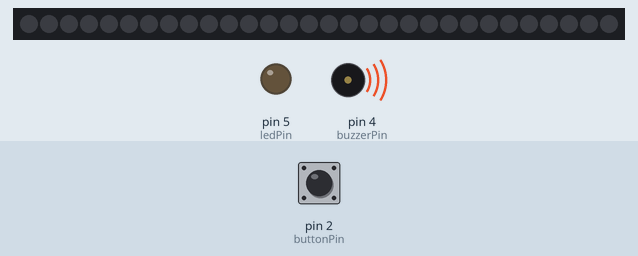
Simulated run of this sketch. Board: Arduino Uno, built with avr-gcc and run on an emulated ATmega328P. Parts: 30 RGB LEDs in strip order, left to right, output pins drawn as LEDs (lit = HIGH), buzzer (waves = sounding, pin HIGH). Inputs (shaded band) come from the test bench; at power-on: pin 2 (buttonPin) HIGH. Dim RGB values are drawn brighter than linear.

Above: at 1.2 s.
1.3 s: pin 2 (buttonPin) pulled LOW for 0.15 s
At 4.2 s:
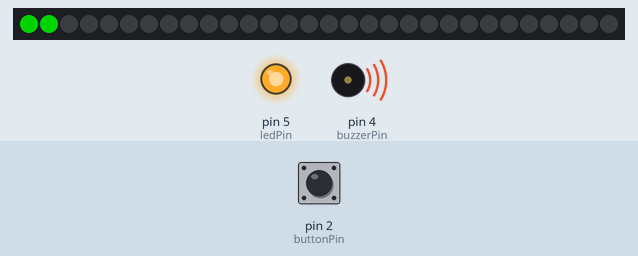
At 22.0 s:
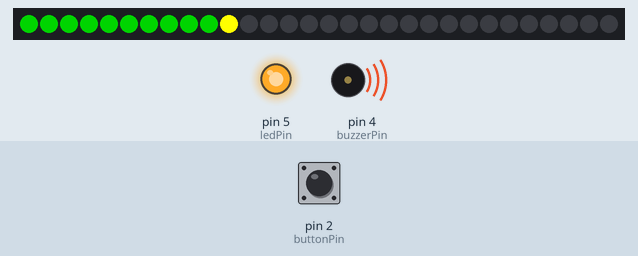
Timing chart, 0 to 23.5 s (numbered marks = the images above; inputs shaded):
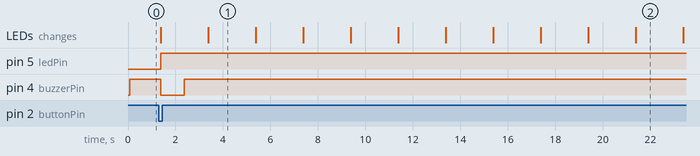

The sketch:

LED_TIMER.ino
```cpp
#include <FastLED.h>

#if FASTLED_VERSION < 3001000
#error "Requires" FastLED 3.1 or later: check github for latest code."
#endif

// How many leds in your strip?
#define NUM_LEDS 30
#define NUM_STEPS 3

// For led chips like Neopixels, which have a data line, ground, and power, you just
// need to define DATA_PIN.  For led chipsets that are SPI based (four wires - data, clock,
// ground, and power), like the LPD8806 define both DATA_PIN and CLOCK_PIN
#define DATA_PIN 7
#define CLOCK_PIN 13

// Define the array of leds
CRGB leds[NUM_LEDS];
const int buttonPin = 2;     // the number of the pushbutton pin
const int buzzerPin =  4;
const int ledPin =  5;
const int timerInterval = 60000;
const int delayStep = 2000; //timerInterval/NUM_LEDS;
const int shortBeep = 500; //delayStep/4;
const int longBeep = 1000; //delayStep/2;
const int maxLongBeep = 1900; //delayStep-delayStep/20;

int beepState = 0;
int colorIndex=0;
int buttonState = 0;         // variable for reading the pushbutton status
void turnOffAllLeds();
void beep(int duration);

void setup() {
  	   FastLED.addLeds<NEOPIXEL, DATA_PIN>(leds, NUM_LEDS);

       pinMode(buttonPin, INPUT);
       // initialize the LED pin as an output:
       pinMode(ledPin, OUTPUT);
       pinMode(buzzerPin, OUTPUT);
       turnOffAllLeds();
}

void loop() {
  colorIndex=0;
  beepState = 0;
  // read the state of the pushbutton value:
  buttonState = digitalRead(buttonPin);
  digitalWrite(buzzerPin, HIGH);

  if (buttonState == LOW) {

    turnOffAllLeds();
    // turn LED off(HIGH)
    digitalWrite(ledPin, HIGH);
      for (int ledPosition=0; ledPosition<NUM_LEDS; ledPosition++){
        switch (colorIndex){
          case 0:
            leds[ledPosition] = CRGB::Green;
            break;
          case 1:
            leds[ledPosition] = CRGB::Yellow;
            break;
          case 2:
            leds[ledPosition] = CRGB::Red;
            break;
          default:
            leds[ledPosition] = CRGB::Black;
        }
        FastLED.show();
        switch (ledPosition){
          case 0:
            beepState=2;
            break;
          case 9:
            colorIndex = 1;
            break;
          case 19:
            beepState=1;
            colorIndex = 2;
            break;

          case 25:
            beepState=1;
            break;
          case 26:
            beepState=1;
            break;
          case 27:
            beepState=1;
            break;
          case 28:
            beepState=1;
            break;
          case 29:
            beepState=3;
            break;
         default:;
        }
        switch(beepState){
          case 0:
            delay(delayStep);
            beepState=0;
            break;
          case 1:
            beep(shortBeep);
            delay(delayStep-shortBeep);
            beepState=0;
            break;
          case 2:
            beep(longBeep);
            delay(delayStep-longBeep);
            beepState=0;
            break;
          case 3:
            beep(maxLongBeep);
            delay(delayStep-maxLongBeep);
            beepState=0;
            break;
          default:
            delay(delayStep);
            beepState=0;
      }
    }
  } else{
    // turn LED off:
    digitalWrite(ledPin, LOW);
  }

}

void turnOffAllLeds(){
  for (int i=0; i<NUM_LEDS; i++){
    // Now turn the LED off, then pause
        leds[i] = CRGB::Black;
        FastLED.show();
  }
}

void beep(int duration){
  digitalWrite(buzzerPin, LOW);
  delay(duration);
  digitalWrite(buzzerPin, HIGH);
}
```

Measured:
- after the input at 1.3 s, pin 5 (ledPin): LOW → HIGH after 0.07 s; pin 4 (buzzerPin): HIGH → LOW after 0.08 s, → HIGH 1.0 s later; the LEDs: first change after 0.08 s (image 1 shows a later state)
